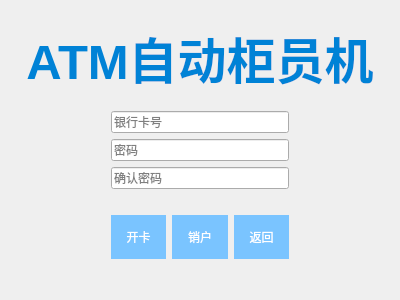
<?xml version="1.0" encoding="UTF-8"?>
<ui version="4.0">
 <class>AccountCreDesWidget</class>
 <widget class="QWidget" name="AccountCreDesWidget">
  <property name="geometry">
   <rect>
    <x>0</x>
    <y>0</y>
    <width>400</width>
    <height>300</height>
   </rect>
  </property>
  <property name="windowTitle">
   <string>Form</string>
  </property>
  <property name="styleSheet">
   <string notr="true">QPushButton {
    background-color: #7ac4ff; /* 背景颜色 */
    border: none;              /* 去掉边框 */
    color: white;              /* 文本颜色 */
}

QPushButton:hover {
    background-color: #336699; /* 鼠标悬停时背景颜色 */
}</string>
  </property>
  <layout class="QVBoxLayout" name="verticalLayout" stretch="1,1,1">
   <item>
    <layout class="QHBoxLayout" name="horizontalLayout" stretch="0">
     <item>
      <widget class="QLabel" name="label">
       <property name="font">
        <font>
         <pointsize>37</pointsize>
         <italic>false</italic>
         <bold>true</bold>
         <underline>false</underline>
        </font>
       </property>
       <property name="styleSheet">
        <string notr="true">QLabel {
color: #0082d6;
}</string>
       </property>
       <property name="lineWidth">
        <number>1</number>
       </property>
       <property name="text">
        <string>ATM自动柜员机</string>
       </property>
       <property name="textFormat">
        <enum>Qt::AutoText</enum>
       </property>
       <property name="scaledContents">
        <bool>false</bool>
       </property>
       <property name="alignment">
        <set>Qt::AlignCenter</set>
       </property>
       <property name="wordWrap">
        <bool>false</bool>
       </property>
       <property name="indent">
        <number>-1</number>
       </property>
      </widget>
     </item>
    </layout>
   </item>
   <item>
    <layout class="QVBoxLayout" name="verticalLayout_2">
     <property name="leftMargin">
      <number>100</number>
     </property>
     <property name="rightMargin">
      <number>100</number>
     </property>
     <item>
      <widget class="QLineEdit" name="numberLine">
       <property name="inputMethodHints">
        <set>Qt::ImhNone</set>
       </property>
       <property name="inputMask">
        <string/>
       </property>
       <property name="placeholderText">
        <string>银行卡号</string>
       </property>
      </widget>
     </item>
     <item>
      <widget class="QLineEdit" name="passwordLine">
       <property name="text">
        <string/>
       </property>
       <property name="echoMode">
        <enum>QLineEdit::Password</enum>
       </property>
       <property name="placeholderText">
        <string>密码</string>
       </property>
      </widget>
     </item>
     <item>
      <widget class="QLineEdit" name="confirmPwdLine">
       <property name="styleSheet">
        <string notr="true"/>
       </property>
       <property name="inputMask">
        <string/>
       </property>
       <property name="text">
        <string/>
       </property>
       <property name="echoMode">
        <enum>QLineEdit::Password</enum>
       </property>
       <property name="placeholderText">
        <string>确认密码</string>
       </property>
      </widget>
     </item>
    </layout>
   </item>
   <item>
    <layout class="QHBoxLayout" name="horizontalLayout_2" stretch="0,0,0">
     <property name="leftMargin">
      <number>100</number>
     </property>
     <property name="topMargin">
      <number>20</number>
     </property>
     <property name="rightMargin">
      <number>100</number>
     </property>
     <property name="bottomMargin">
      <number>30</number>
     </property>
     <item>
      <widget class="QPushButton" name="createButton">
       <property name="sizePolicy">
        <sizepolicy hsizetype="Minimum" vsizetype="Minimum">
         <horstretch>0</horstretch>
         <verstretch>0</verstretch>
        </sizepolicy>
       </property>
       <property name="text">
        <string>开卡</string>
       </property>
      </widget>
     </item>
     <item>
      <widget class="QPushButton" name="destoryButton">
       <property name="sizePolicy">
        <sizepolicy hsizetype="Minimum" vsizetype="Minimum">
         <horstretch>0</horstretch>
         <verstretch>0</verstretch>
        </sizepolicy>
       </property>
       <property name="text">
        <string>销户</string>
       </property>
      </widget>
     </item>
     <item>
      <widget class="QPushButton" name="backButton">
       <property name="sizePolicy">
        <sizepolicy hsizetype="Minimum" vsizetype="Minimum">
         <horstretch>0</horstretch>
         <verstretch>0</verstretch>
        </sizepolicy>
       </property>
       <property name="text">
        <string>返回</string>
       </property>
      </widget>
     </item>
    </layout>
   </item>
  </layout>
 </widget>
 <resources/>
 <connections/>
</ui>
